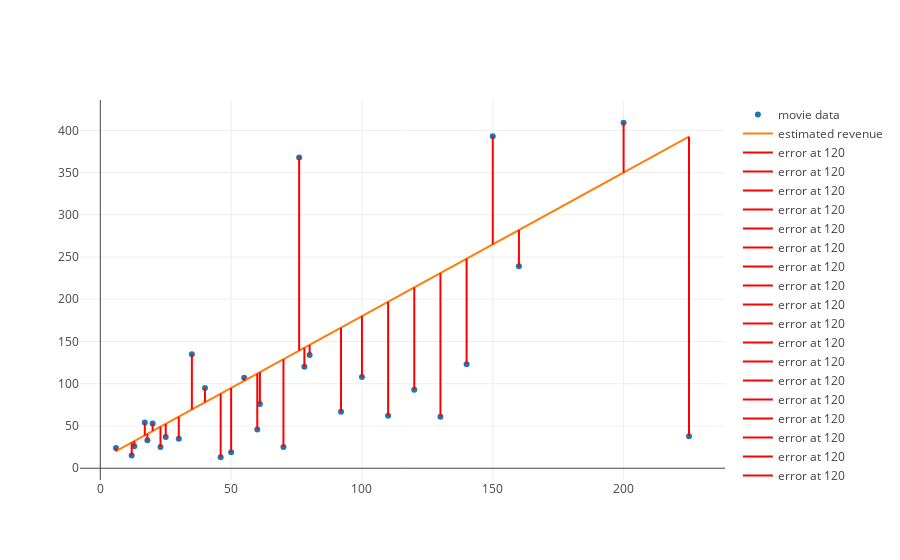

Notebook code for this chart:
### Code cell
from plotly.offline import iplot, init_notebook_mode
init_notebook_mode(connected=True)

from graph import trace_values, m_b_trace, plot

if x_values and y_values:
    movies_trace = trace_values(x_values, y_values, text=titles, name='movie data')
    regression_trace = m_b_trace(1.7, 10, x_values, name='estimated revenue')
    plot([movies_trace, regression_trace, *errors_for_regression])

### Figure 1 — Plotly figure (JSON) as saved in the notebook; plotly's stock layout.template omitted (floating-point values rounded to 4 significant figures)
{"data": [{"mode": "markers", "name": "movie data", "text": ["21 &amp; Over", "Dredd 3D", "12 Years a Slave", "2 Guns", "42", "47 Ronin", "A Good Day to Die Hard", "About Time", "After Earth", "August: Osage County", "Beautiful Creatures", "Blue Jasmine", "Captain Phillips", "Carrie", "Cloudy with a Chance of Meatballs 2", "Despicable Me 2", "Don Jon", "Elysium", "Ender&#39;s Game", "Epic", "Escape Plan", "Evil Dead", "Fast and Furious 6", "Frozen", "G.I. Joe: Retaliation", "Gangster Squad", "Grown Ups", "Her", "Identity Thief", "Iron Man 3"], "type": "scatter", "uid": "82d71d2c-e982-11e9-a63f-3fe71f5db3b9", "x": [13, 46, 20, 61, 40, 225, 92, 12, 130, 25, 50, 18, 55, 30, 78, 76, 6, 120, 110, 100, 70, 17, 160, 150, 140, 60, 80, 23, 35, 200], "y": [26, 13, 53, 76, 95, 38, 67, 15, 61, 37, 19, 33, 107, 35, 120, 368, 24, 93, 62, 108, 25, 54, 239, 393, 123, 46, 134, 25, 135, 409]}, {"mode": "lines", "name": "estimated revenue", "type": "scatter", "uid": "82d71f7a-e982-11e9-a63f-3fe71f5db3b9", "x": [13, 46, 20, 61, 40, 225, 92, 12, 130, 25, 50, 18, 55, 30, 78, 76, 6, 120, 110, 100, 70, 17, 160, 150, 140, 60, 80, 23, 35, 200], "y": [32.1, 88.2, 44, 113.7, 78, 392.5, 166.4, 30.4, 231, 52.5, 95, 40.6, 103.5, 61, 142.6, 139.2, 20.2, 214, 197, 180, 129, 38.9, 282, 265, 248, 112, 146, 49.1, 69.5, 350]}, {"marker": {"color": "red"}, "mode": "lines", "name": "error at 120", "type": "scatter", "uid": "82d720b0-e982-11e9-a63f-3fe71f5db3b9", "x": [13, 13], "y": [26, 32.1]}, {"marker": {"color": "red"}, "mode": "lines", "name": "error at 120", "type": "scatter", "uid": "82d721be-e982-11e9-a63f-3fe71f5db3b9", "x": [46, 46], "y": [13, 88.2]}, {"marker": {"color": "red"}, "mode": "lines", "name": "error at 120", "type": "scatter", "uid": "82d722c2-e982-11e9-a63f-3fe71f5db3b9", "x": [20, 20], "y": [53, 44]}, {"marker": {"color": "red"}, "mode": "lines", "name": "error at 120", "type": "scatter", "uid": "82d723bc-e982-11e9-a63f-3fe71f5db3b9", "x": [61, 61], "y": [76, 113.7]}, {"marker": {"color": "red"}, "mode": "lines", "name": "error at 120", "type": "scatter", "uid": "82d724c0-e982-11e9-a63f-3fe71f5db3b9", "x": [40, 40], "y": [95, 78]}, {"marker": {"color": "red"}, "mode": "lines", "name": "error at 120", "type": "scatter", "uid": "82d725a6-e982-11e9-a63f-3fe71f5db3b9", "x": [225, 225], "y": [38, 392.5]}, {"marker": {"color": "red"}, "mode": "lines", "name": "error at 120", "type": "scatter", "uid": "82d72696-e982-11e9-a63f-3fe71f5db3b9", "x": [92, 92], "y": [67, 166.4]}, {"marker": {"color": "red"}, "mode": "lines", "name": "error at 120", "type": "scatter", "uid": "82d7277c-e982-11e9-a63f-3fe71f5db3b9", "x": [12, 12], "y": [15, 30.4]}, {"marker": {"color": "red"}, "mode": "lines", "name": "error at 120", "type": "scatter", "uid": "82d7286c-e982-11e9-a63f-3fe71f5db3b9", "x": [130, 130], "y": [61, 231]}, {"marker": {"color": "red"}, "mode": "lines", "name": "error at 120", "type": "scatter", "uid": "82d72952-e982-11e9-a63f-3fe71f5db3b9", "x": [25, 25], "y": [37, 52.5]}, {"marker": {"color": "red"}, "mode": "lines", "name": "error at 120", "type": "scatter", "uid": "82d72a42-e982-11e9-a63f-3fe71f5db3b9", "x": [50, 50], "y": [19, 95]}, {"marker": {"color": "red"}, "mode": "lines", "name": "error at 120", "type": "scatter", "uid": "82d72b32-e982-11e9-a63f-3fe71f5db3b9", "x": [18, 18], "y": [33, 40.6]}, {"marker": {"color": "red"}, "mode": "lines", "name": "error at 120", "type": "scatter", "uid": "82d72c22-e982-11e9-a63f-3fe71f5db3b9", "x": [55, 55], "y": [107, 103.5]}, {"marker": {"color": "red"}, "mode": "lines", "name": "error at 120", "type": "scatter", "uid": "82d72d08-e982-11e9-a63f-3fe71f5db3b9", "x": [30, 30], "y": [35, 61]}, {"marker": {"color": "red"}, "mode": "lines", "name": "error at 120", "type": "scatter", "uid": "82d72df8-e982-11e9-a63f-3fe71f5db3b9", "x": [78, 78], "y": [120, 142.6]}, {"marker": {"color": "red"}, "mode": "lines", "name": "error at 120", "type": "scatter", "uid": "82d72ede-e982-11e9-a63f-3fe71f5db3b9", "x": [76, 76], "y": [368, 139.2]}, {"marker": {"color": "red"}, "mode": "lines", "name": "error at 120", "type": "scatter", "uid": "82d72fce-e982-11e9-a63f-3fe71f5db3b9", "x": [6, 6], "y": [24, 20.2]}, {"marker": {"color": "red"}, "mode": "lines", "name": "error at 120", "type": "scatter", "uid": "82d730b4-e982-11e9-a63f-3fe71f5db3b9", "x": [120, 120], "y": [93, 214]}, {"marker": {"color": "red"}, "mode": "lines", "name": "error at 120", "type": "scatter", "uid": "82d7319a-e982-11e9-a63f-3fe71f5db3b9", "x": [110, 110], "y": [62, 197]}, {"marker": {"color": "red"}, "mode": "lines", "name": "error at 120", "type": "scatter", "uid": "82d73280-e982-11e9-a63f-3fe71f5db3b9", "x": [100, 100], "y": [108, 180]}, {"marker": {"color": "red"}, "mode": "lines", "name": "error at 120", "type": "scatter", "uid": "82d73370-e982-11e9-a63f-3fe71f5db3b9", "x": [70, 70], "y": [25, 129]}, {"marker": {"color": "red"}, "mode": "lines", "name": "error at 120", "type": "scatter", "uid": "82d73456-e982-11e9-a63f-3fe71f5db3b9", "x": [17, 17], "y": [54, 38.9]}, {"marker": {"color": "red"}, "mode": "lines", "name": "error at 120", "type": "scatter", "uid": "82d73546-e982-11e9-a63f-3fe71f5db3b9", "x": [160, 160], "y": [239, 282]}, {"marker": {"color": "red"}, "mode": "lines", "name": "error at 120", "type": "scatter", "uid": "82d73726-e982-11e9-a63f-3fe71f5db3b9", "x": [150, 150], "y": [393, 265]}, {"marker": {"color": "red"}, "mode": "lines", "name": "error at 120", "type": "scatter", "uid": "82d738fc-e982-11e9-a63f-3fe71f5db3b9", "x": [140, 140], "y": [123, 248]}, {"marker": {"color": "red"}, "mode": "lines", "name": "error at 120", "type": "scatter", "uid": "82d73a82-e982-11e9-a63f-3fe71f5db3b9", "x": [60, 60], "y": [46, 112]}, {"marker": {"color": "red"}, "mode": "lines", "name": "error at 120", "type": "scatter", "uid": "82d73b72-e982-11e9-a63f-3fe71f5db3b9", "x": [80, 80], "y": [134, 146]}, {"marker": {"color": "red"}, "mode": "lines", "name": "error at 120", "type": "scatter", "uid": "82d73c44-e982-11e9-a63f-3fe71f5db3b9", "x": [23, 23], "y": [25, 49.1]}, {"marker": {"color": "red"}, "mode": "lines", "name": "error at 120", "type": "scatter", "uid": "82d73d16-e982-11e9-a63f-3fe71f5db3b9", "x": [35, 35], "y": [135, 69.5]}, {"marker": {"color": "red"}, "mode": "lines", "name": "error at 120", "type": "scatter", "uid": "82d73de8-e982-11e9-a63f-3fe71f5db3b9", "x": [200, 200], "y": [409, 350]}], "layout": {}}
